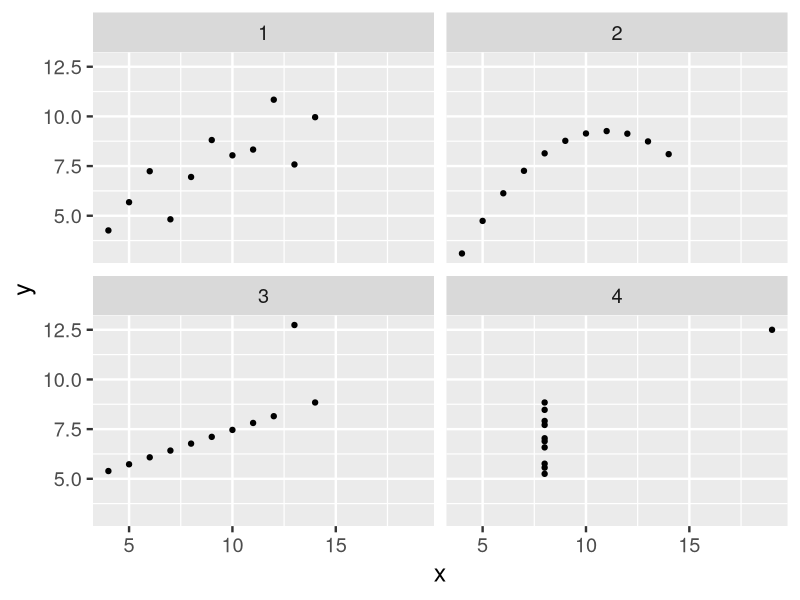
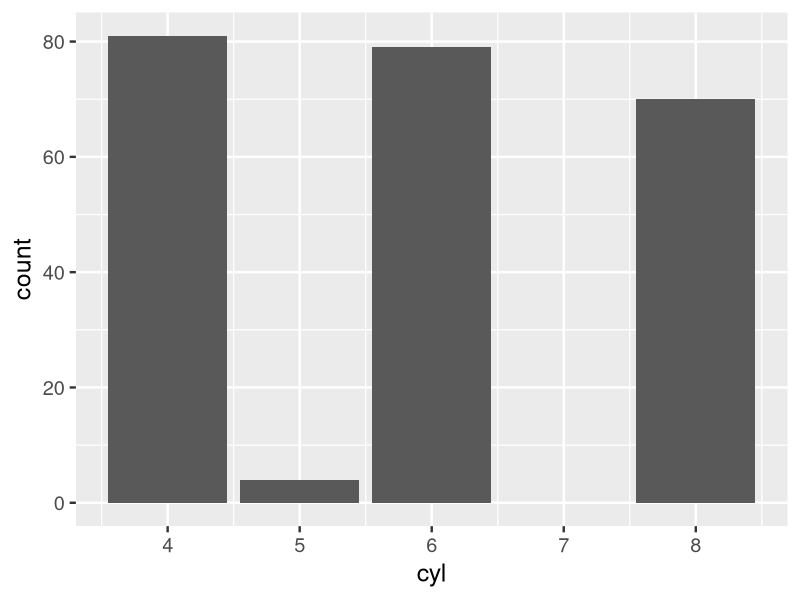
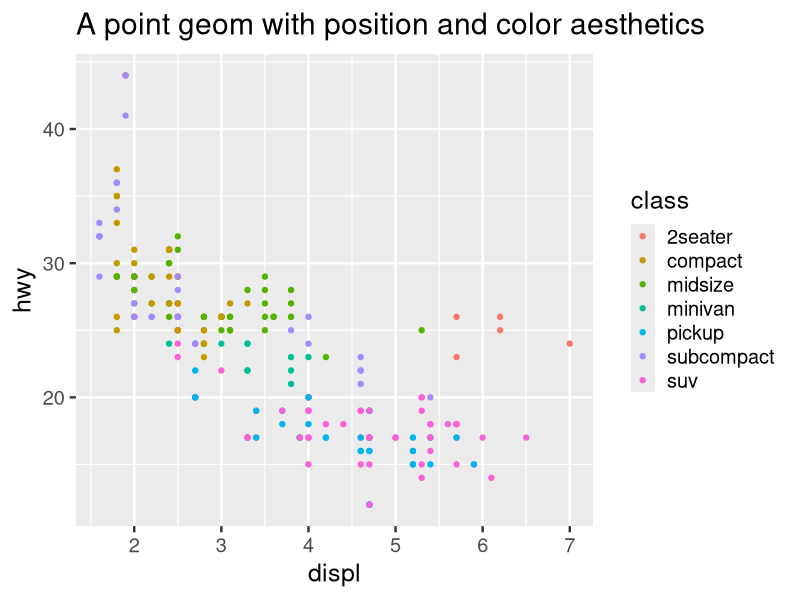
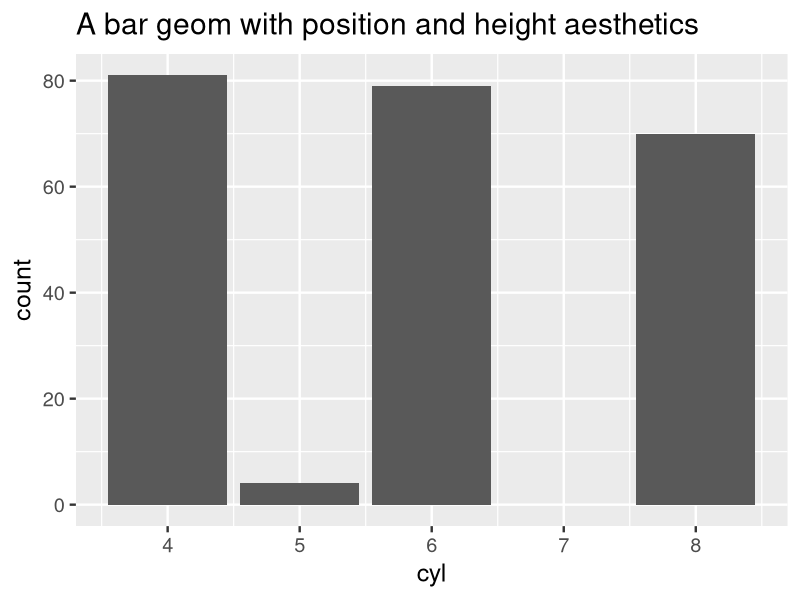
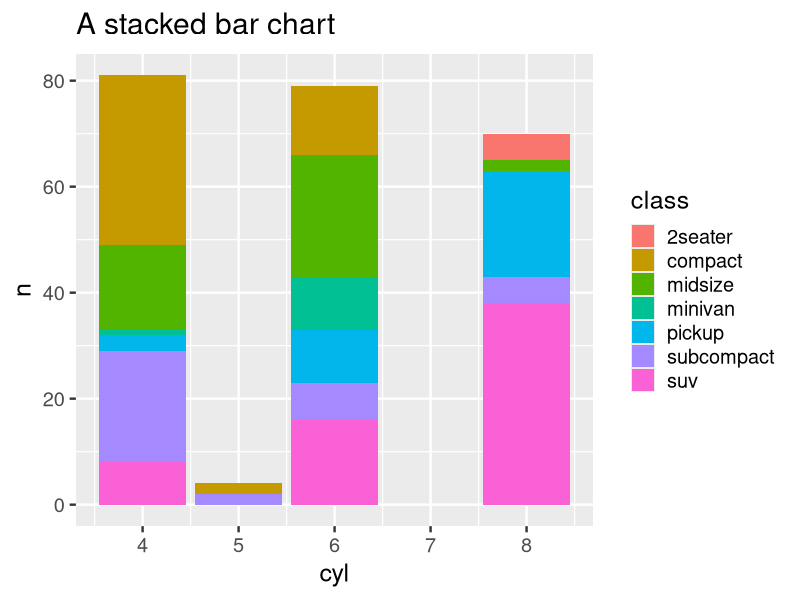
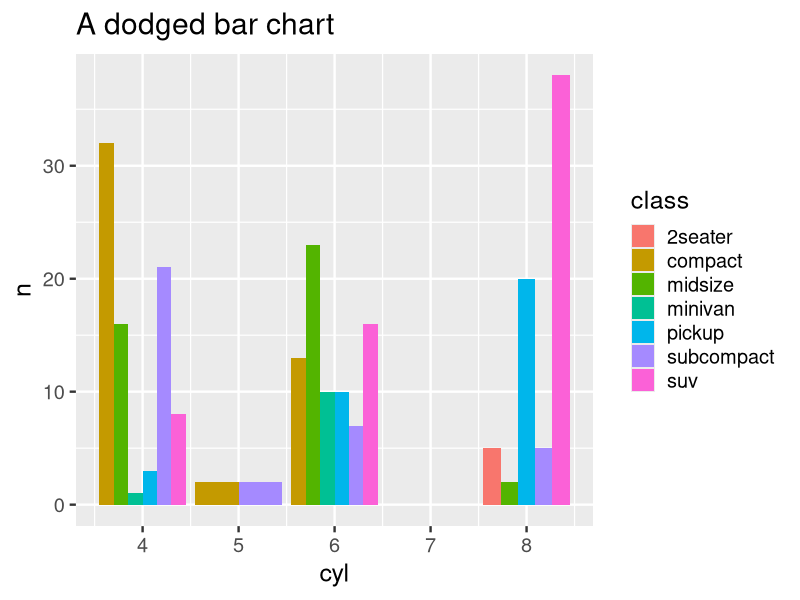
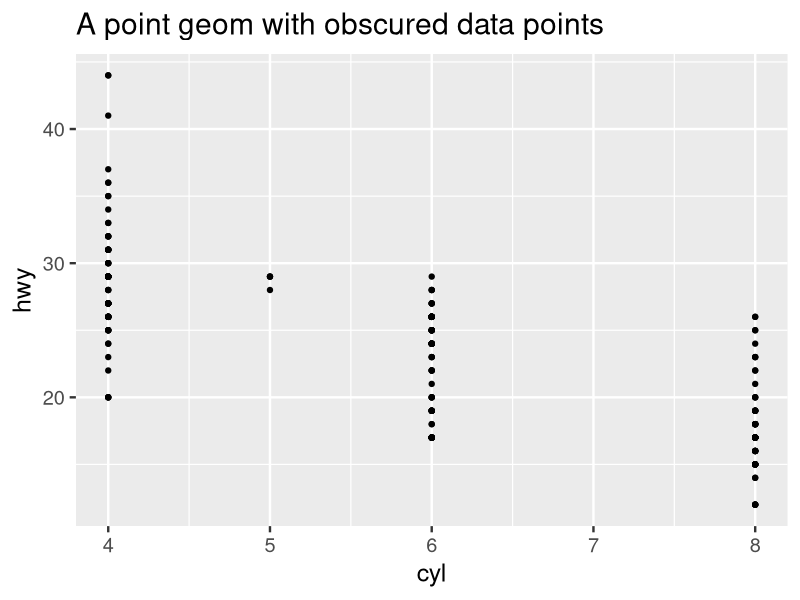
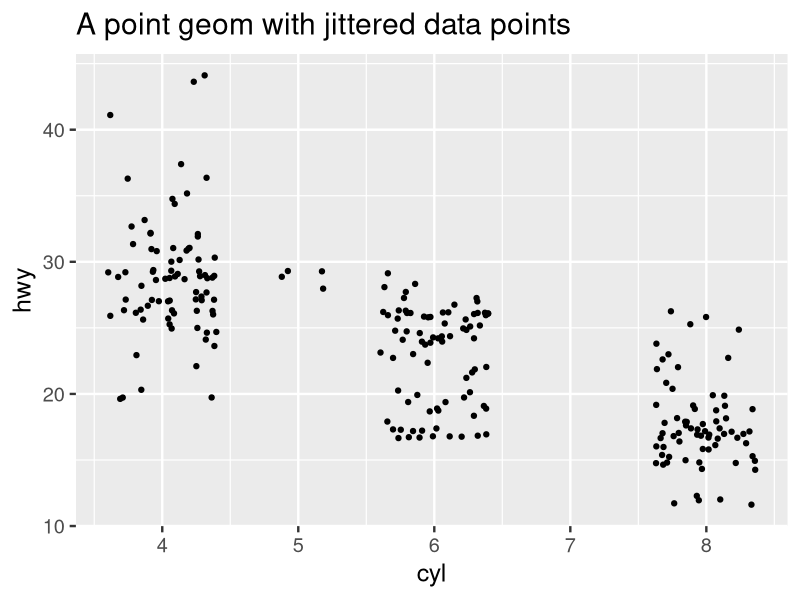

Generate these figures, in order, with R: (Note: this script raises an error after producing the figures.)
## ---- chunk 1
knitr::opts_chunk$set(cache = TRUE, echo = FALSE)

set.seed(1234)

library(tidyverse)
library(knitr)
library(stringr)
library(broom)
theme_set(theme_gray(base_size = 18))
## ---- chunk 2
# input data
dat1 <- tibble(x = c(10, 8, 13, 9, 11, 14, 6, 4, 12, 7, 5),
               y = c(8.04, 6.95, 7.58, 8.81, 8.33, 9.96, 7.24, 4.26, 10.84, 4.82, 5.68))
dat2 <- tibble(x = c(10, 8, 13, 9, 11, 14, 6, 4, 12, 7, 5),
               y = c(9.14, 8.14, 8.74, 8.77, 9.26, 8.10, 6.13, 3.1, 9.13, 7.26, 4.74))
dat3 <- tibble(x = c(10, 8, 13, 9, 11, 14, 6, 4, 12, 7, 5),
               y = c(7.46, 6.77, 12.74, 7.11, 7.81, 8.84, 6.08, 5.39, 8.15, 6.42, 5.73))
dat4 <- tibble(x = c(8, 8, 8, 8, 8, 8, 8, 19, 8, 8, 8),
               y = c(6.58, 5.76, 7.71, 8.84, 8.47, 7.04, 5.25, 12.5, 5.56, 7.91, 6.89))

# combine data
dat <- bind_rows(dat1, dat2, dat3, dat4, .id = "id")

# get stats
dat %>%
  group_by(id) %>%
  summarize(n = n(),
           mean_x = mean(x),
           mean_y = mean(y),
           cor = cor(x, y)) %>%
  kable(col.names = c("id", "$N$", "$\\bar{X}$", "$\\bar{Y}$", "$R^2$"))
## ---- chunk 3
# estimate linear model
dat_model <- dat %>%
  split(.$id) %>%
  map(~ lm(y ~ x, data = .x)) %>%
  map(tidy)

for(i in seq_along(dat_model)){
  print(kable(dat_model[i],
              caption = str_c("Dataset", i, sep = " "),
              col.names = c("Term", "Estimate", "Standard Error", "$T$-statistic", "p-value")))
}
## ---- chunk 4
# now draw a graph
ggplot(dat, aes(x, y)) +
  facet_wrap(~id) +
  geom_point()
## ---- chunk 5
mpg
## ---- chunk 6
mpg %>%
  select(displ, hwy)
## ---- chunk 7
mpg %>%
  select(displ, hwy) %>%
  rename(x = displ,
         y = hwy)
## ---- chunk 8
mpg %>%
  select(cyl)
## ---- chunk 9
mpg %>%
  count(cyl)
## ---- chunk 10
ggplot(mpg, aes(cyl)) +
  geom_bar()
## ---- chunk 11
ggplot(mpg, aes(displ, hwy, color = class)) +
  geom_point() +
  ggtitle("A point geom with position and color aesthetics")
## ---- chunk 12
ggplot(mpg, aes(cyl)) +
  geom_bar() +
  ggtitle("A bar geom with position and height aesthetics")
## ---- chunk 13
count(mpg, class, cyl) %>%
  ggplot(aes(cyl, n, fill = class)) +
  geom_bar(stat = "identity") +
  ggtitle("A stacked bar chart")
## ---- chunk 14
count(mpg, class, cyl) %>%
  ggplot(aes(cyl, n, fill = class)) +
  geom_bar(stat = "identity", position = "dodge") +
  ggtitle("A dodged bar chart")
## ---- chunk 15
ggplot(mpg, aes(cyl, hwy)) +
  geom_point() +
  ggtitle("A point geom with obscured data points")
## ---- chunk 16
ggplot(mpg, aes(cyl, hwy)) +
  geom_jitter() +
  ggtitle("A point geom with jittered data points")
## ---- chunk 17
ggplot(mpg, aes(displ, hwy, color = class)) +
  geom_point() +
  guides(color = guide_legend(override.aes = list(size = 4)))
## ---- chunk 18
ggplot(mpg, aes(displ, hwy, color = class)) +
  geom_point() +
  scale_color_brewer(palette = "Dark2") +
  guides(color = guide_legend(override.aes = list(size = 4)))
## ---- chunk 19
x1 <- c(1, 10)
y1 <- c(1, 5)
p <- qplot(x1, y1, geom = "blank", xlab = NULL, ylab = NULL) +
  theme_bw(base_size = 24)
p
## ---- chunk 20
p + coord_trans(y = "log10")
## ---- chunk 21
p + coord_polar()
## ---- chunk 22
ggplot(mpg, aes(displ, hwy)) +
  geom_point() +
  facet_wrap(~class)
## ---- chunk 23

## ---- chunk 24
ggplot(mpg, aes(displ, hwy)) +
  geom_point() +
  geom_smooth()
## ---- chunk 25
troops <- read_table("../data/minard-troops.txt")
cities <- read_table("../data/minard-cities.txt")
## ---- chunk 26
troops
cities
## ---- chunk 27
plot_troops <- ggplot(troops, aes(long, lat)) +
  geom_path(aes(size = survivors,
                color = direction,
                group = group))
plot_troops
## ---- chunk 28
plot_both <- plot_troops + 
  geom_text(data = cities, aes(label = city), size = 4)
plot_both
## ---- chunk 29
plot_polished <- plot_both + 
  scale_size(range = c(0, 12),
             breaks = c(10000, 20000, 30000),
             labels = c("10,000", "20,000", "30,000")) + 
  scale_color_manual(values = c("tan", "grey50")) +
  coord_map() +
  labs(title = "Map of Napoleon's Russian campaign of 1812",
       x = NULL,
       y = NULL)
plot_polished
## ---- chunk 30
plot_polished +
  theme_void() +
  theme(legend.position = "none")
